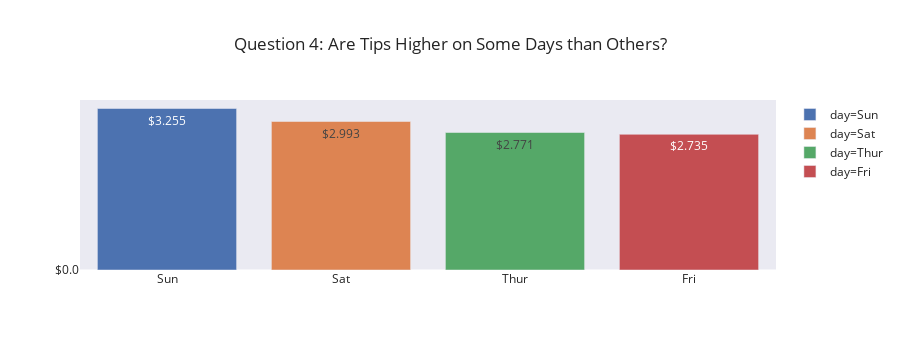

The notebook cell this image was saved under:
### Code cell
fig = px.bar(df_tips_sum_by_day, 
             x='day',            
             y='tip',
              text='tip',
              width=900,
             height=350,
             hover_name='Tip Percent',
             template='seaborn',
             color='day',
            title='Question 4: Are Tips Higher on Some Days than Others? ')

fig.update_xaxes(showgrid=False,  
                 title_text=''
                # tick0=1952, 
                # dtick=5
                )

fig.update_yaxes(showgrid=True, 
                 title_text='',
                 tick0=0,
                  dtick=100,
                 tickformat='$,.2s',
                 hoverformat=".f")

fig.update_traces(textposition='auto', 
                  texttemplate='%{text:$,.4s}' 
                  # texttemplate='%{text:$,.0f}' 
                 )

fig.show()

### Figure 1 — Plotly figure (JSON) as saved in the notebook; plotly's stock layout.template omitted (floating-point values rounded to 4 significant figures)
{"data": [{"alignmentgroup": "True", "hoverlabel": {"namelength": 0}, "hovertemplate": "<b>%{hovertext}</b><br><br>day=%{x}<br>tip=%{text}", "hovertext": [16.69], "legendgroup": "day=Sun", "marker": {"color": "rgb(76,114,176)"}, "name": "day=Sun", "offsetgroup": "day=Sun", "orientation": "v", "showlegend": true, "text": [3.255], "textposition": "auto", "texttemplate": "%{text:$,.4s}", "type": "bar", "x": ["Sun"], "xaxis": "x", "y": [3.255], "yaxis": "y"}, {"alignmentgroup": "True", "hoverlabel": {"namelength": 0}, "hovertemplate": "<b>%{hovertext}</b><br><br>day=%{x}<br>tip=%{text}", "hovertext": [15.32], "legendgroup": "day=Sat", "marker": {"color": "rgb(221,132,82)"}, "name": "day=Sat", "offsetgroup": "day=Sat", "orientation": "v", "showlegend": true, "text": [2.993], "textposition": "auto", "texttemplate": "%{text:$,.4s}", "type": "bar", "x": ["Sat"], "xaxis": "x", "y": [2.993], "yaxis": "y"}, {"alignmentgroup": "True", "hoverlabel": {"namelength": 0}, "hovertemplate": "<b>%{hovertext}</b><br><br>day=%{x}<br>tip=%{text}", "hovertext": [16.13], "legendgroup": "day=Thur", "marker": {"color": "rgb(85,168,104)"}, "name": "day=Thur", "offsetgroup": "day=Thur", "orientation": "v", "showlegend": true, "text": [2.771], "textposition": "auto", "texttemplate": "%{text:$,.4s}", "type": "bar", "x": ["Thur"], "xaxis": "x", "y": [2.771], "yaxis": "y"}, {"alignmentgroup": "True", "hoverlabel": {"namelength": 0}, "hovertemplate": "<b>%{hovertext}</b><br><br>day=%{x}<br>tip=%{text}", "hovertext": [16.99], "legendgroup": "day=Fri", "marker": {"color": "rgb(196,78,82)"}, "name": "day=Fri", "offsetgroup": "day=Fri", "orientation": "v", "showlegend": true, "text": [2.735], "textposition": "auto", "texttemplate": "%{text:$,.4s}", "type": "bar", "x": ["Fri"], "xaxis": "x", "y": [2.735], "yaxis": "y"}], "layout": {"barmode": "relative", "height": 350, "legend": {"tracegroupgap": 0}, "title": {"text": "Question 4: Are Tips Higher on Some Days than Others? "}, "width": 900, "xaxis": {"anchor": "y", "categoryarray": ["Sun", "Sat", "Thur", "Fri"], "categoryorder": "array", "domain": [0, 1], "showgrid": false, "title": {"text": ""}}, "yaxis": {"anchor": "x", "domain": [0, 1], "dtick": 100, "hoverformat": ".f", "showgrid": true, "tick0": 0, "tickformat": "$,.2s", "title": {"text": ""}}}}
